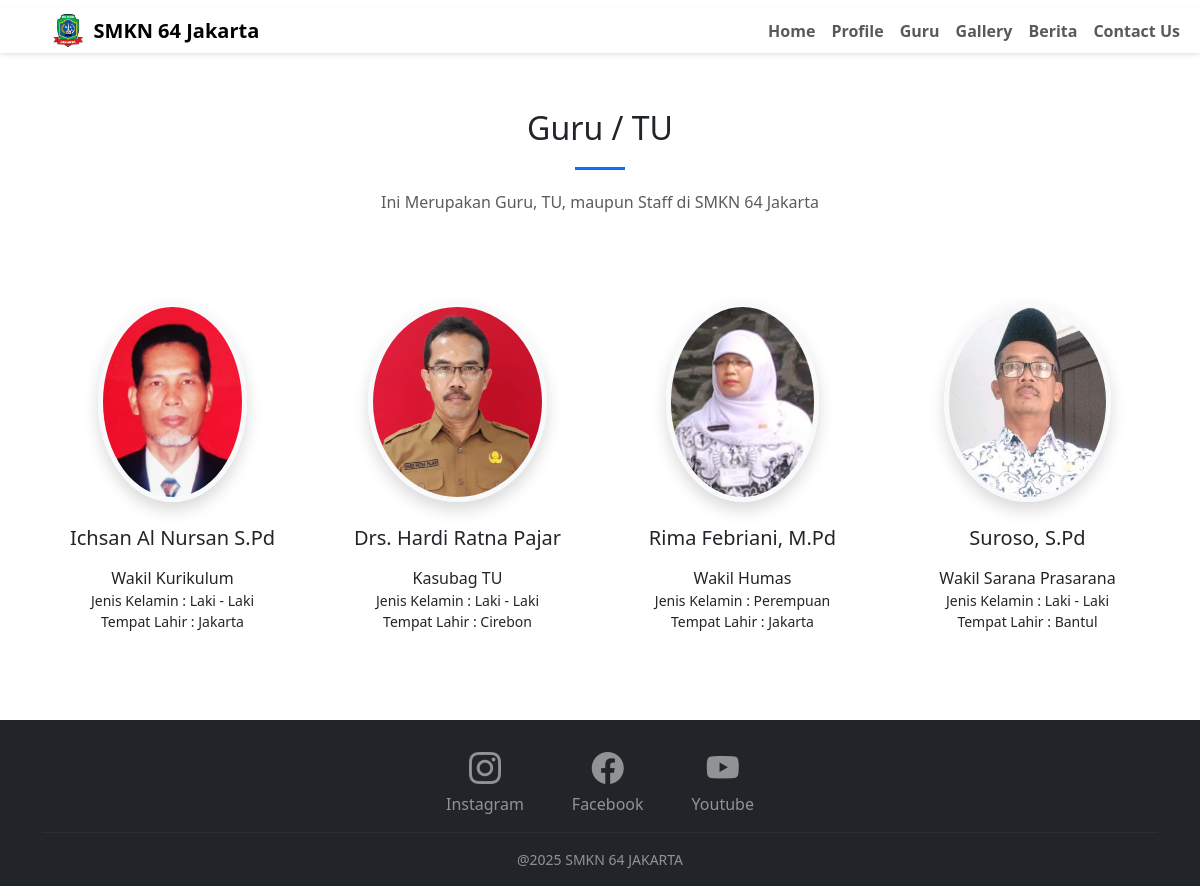
The page /WEP64/guru.php on the database its author committed.
### tables this page shows
CREATE TABLE `tbl_profile` (
  `id` int(11) NOT NULL,
  `profile_title` varchar(255) DEFAULT NULL,
  `profile_logo` varchar(255) DEFAULT NULL,
  `profile_berdiri` varchar(255) DEFAULT NULL,
  `profile_penghargaan` varchar(255) DEFAULT NULL,
  `profile_guru_tu` varchar(255) DEFAULT NULL,
  `profile_industri` varchar(255) DEFAULT NULL,
  `profile_visi` varchar(255) DEFAULT NULL,
  `profile_misi` varchar(500) DEFAULT NULL,
  `profile_alamat` varchar(500) DEFAULT NULL,
  `profile_email` varchar(255) DEFAULT NULL,
  `profile_npsn` varchar(150) DEFAULT NULL,
  `profile_pengawas` varchar(255) DEFAULT NULL,
  `profile_pengawas_nip` varchar(255) DEFAULT NULL,
  `profile_kepse` varchar(255) DEFAULT NULL,
  `profile_kepse_nip` varchar(255) DEFAULT NULL,
  `profile_identitas` text DEFAULT NULL,
  `profile_ig` varchar(255) DEFAULT NULL,
  `profile_yt` varchar(255) DEFAULT NULL,
  `profile_fb` varchar(255) DEFAULT NULL,
  `profile_x` varchar(255) DEFAULT NULL,
  `profile_deskripsi` varchar(255) DEFAULT NULL
);

CREATE TABLE `tbl_guru_tu` (
  `id` int(11) NOT NULL,
  `guru_tu_name` varchar(255) DEFAULT NULL,
  `guru_tu_deskripsi` text DEFAULT NULL,
  `guru_tu_jenkel` enum('Laki - Laki','Perempuan') DEFAULT NULL,
  `guru_tu_gtk` varchar(255) DEFAULT NULL,
  `guru_tu_tmpt_lahir` varchar(255) DEFAULT NULL,
  `guru_tu_img` varchar(255) DEFAULT NULL
);

### WEP64/guru.php (the view, shortened to what this page needs)
<?php
include 'koneksi.php';
?>
<!DOCTYPE html>
<html lang="en">
<head>
    <link rel="stylesheet" href="/WEP64/css/bootstrap.min.css">
    <link rel="stylesheet" href="https://cdn.jsdelivr.net/npm/bootstrap-icons@1.10.5/font/bootstrap-icons.css">
</head>
<body>
    <?php
    include 'navbar.php';
    ?>
    <section class="py-5">
        <div class="container">
            <div class="row text-center mb-5">
                <div class="col-12">
                    <h2 class="section-title">Guru / TU</h2>
                    <p class="text-muted">Ini Merupakan Guru, TU, maupun Staff di SMKN 64 Jakarta</p>
                </div>
            </div>
            <div class="row g-4">
                <?php
                $sql = "SELECT * from tbl_guru_tu";
                $query = mysqli_query($conn, $sql);
                while ($guru = mysqli_fetch_array($query)) {
                ?>
                    <div class="col-lg-3 col-md-6">
                        <div class="team-member text-center p-4">
                            <img src="<?= $guru['guru_tu_img'] ?>" alt="Team Member 1" class="mb-4 shadow" style="height: 200px; width: auto; ">
                            <h5 class="mb-1"><?= $guru['guru_tu_name'] ?></h5>
                            <p class="text-muted mb-3"></p><?= $guru['guru_tu_gtk'] ?>
                            <p class="small mb-3">Jenis Kelamin : <?= $guru['guru_tu_jenkel'] ?> <br>
                            Tempat Lahir : <?= $guru['guru_tu_tmpt_lahir'] ?>
                        </p>
                        </div>
                    </div>
                <?php
                }
                ?>
            </div>
        </div>
    </section>
    <?php include 'footer.php' ?>
</body>
</html>

### WEP64/navbar.php (shortened to what this page needs)
<?php
    include 'koneksi.php';
    $sql = "SELECT * from tbl_profile where id='1'";
    $query = mysqli_query($conn, $sql);
    $nav = mysqli_fetch_array($query);
?>
<!DOCTYPE html>
<html lang="en">
<head>
    <link rel="stylesheet" href="/WEP64/css/bootstrap.min.css">
    <link rel="stylesheet" href="https://cdn.jsdelivr.net/npm/bootstrap-icons@1.10.5/font/bootstrap-icons.css">
</head>
<body>
    <nav class="navbar navbar-expand-lg navbar-light bg-white">
        <div class="container-fluid" style="box-shadow: 0 2px 4px rgba(0, 0, 0, 0.1);">
            <a class="navbar-brand d-flex align-items-center" href="index.php">
                <img src="<?= $nav['profile_logo'] ?>" style="height: 35px; margin-right: 10px; margin-left: 40px;" alt="img">
                <span class="fw-bold">SMKN 64 Jakarta</span>
            </a>
            <div class="collapse navbar-collapse justify-content-end" id="navbarSupportedContent">
                <ul class="navbar-nav">
                    <li class="nav-item"><a class="nav-link fw-bold" href="index.php">Home</a></li>
                    <li class="nav-item"><a class="nav-link fw-bold" href="profile.php">Profile</a></li>
                    <li class="nav-item"><a class="nav-link fw-bold" href="guru.php">Guru</a></li>
                    <li class="nav-item"><a class="nav-link fw-bold" href="gallery.php">Gallery</a></li>
                    <li class="nav-item"><a class="nav-link fw-bold" href="berita.php">Berita</a></li>
                    <li class="nav-item"><a class="nav-link fw-bold" href="contact.php">Contact Us</a></li>
                </ul>
            </div>
        </div>
    </nav>
</body>
</html>

### WEP64/guru.php (style rules this page uses)
.team-member { transition: transform 0.3s ease-in-out; }
.team-member img { width: 200px; height: 200px; object-fit: cover; border-radius: 50%; border: 5px solid #f8f9fa; transition: transform 0.3s ease; }
.section-title::after { content: ""; display: block; width: 50px; height: 3px; background-color: #0d6efd; margin: 20px auto; }

### rows shown on the page
tbl_profile: profile_logo (picture)
tbl_guru_tu: guru_tu_img (picture), guru_tu_name "Ichsan Al Nursan S.Pd", guru_tu_gtk "Wakil Kurikulum", guru_tu_jenkel "Laki - Laki", guru_tu_tmpt_lahir "Jakarta"
tbl_guru_tu: guru_tu_img (picture), guru_tu_name "Drs. Hardi Ratna Pajar", guru_tu_gtk "Kasubag TU", guru_tu_jenkel "Laki - Laki", guru_tu_tmpt_lahir "Cirebon"
tbl_guru_tu: guru_tu_img (picture), guru_tu_name "Rima Febriani, M.Pd", guru_tu_gtk "Wakil Humas", guru_tu_jenkel "Perempuan", guru_tu_tmpt_lahir "Jakarta"
tbl_guru_tu: guru_tu_img (picture), guru_tu_name "Suroso, S.Pd", guru_tu_gtk "Wakil Sarana Prasarana", guru_tu_jenkel "Laki - Laki", guru_tu_tmpt_lahir "Bantul"
